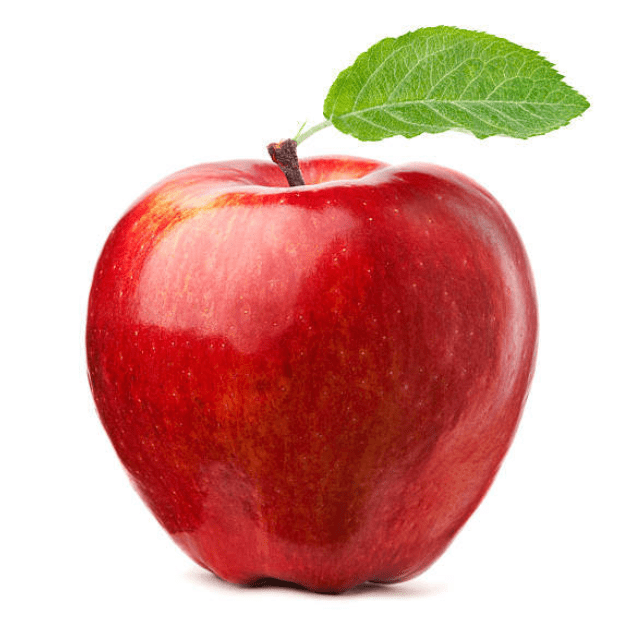
#> input picture images/1.png, 641 x 618 px
$ python CW-lessone2.py
#> lines starting #> are read from the running program, lines starting #| are printed output that depends on the picture; after the words box and inside, x2 and y2 are one past the last pixel; in counts of white or black regions, pixels touching at a corner belong together
import cv2
import numpy as np

image = cv2.imread('images/1.png')
#> image is the input picture: shape (618, 641, 3); mean B, G, R 159.9, 167.5, 218.1
print(image.shape)
#| (618, 641, 3)
# image = cv2.resize(image, (800, 500))
# image = cv2.resize(image, ( image.shape[1] // 2, image.shape[0] // 2))
image = cv2.cvtColor(image, cv2.COLOR_BGR2GRAY)
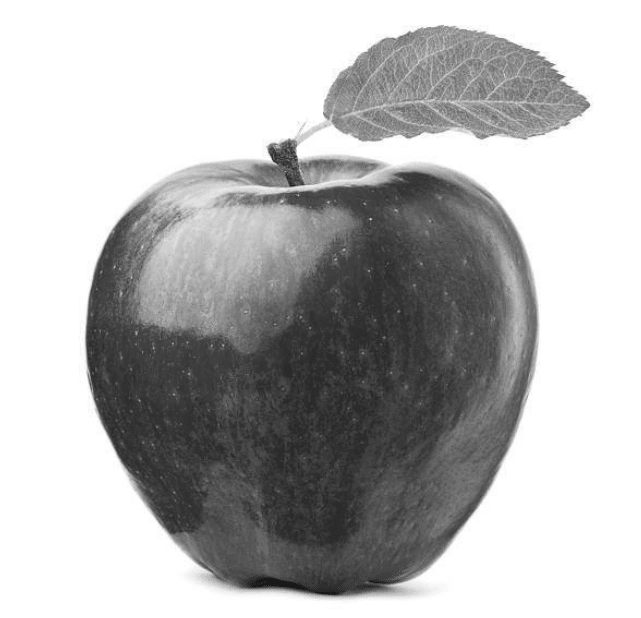
#> image: shape (618, 641); min 25, max 255, mean 181.8
print(image.shape)
#| (618, 641)
image = cv2.Canny(image, 100, 100)
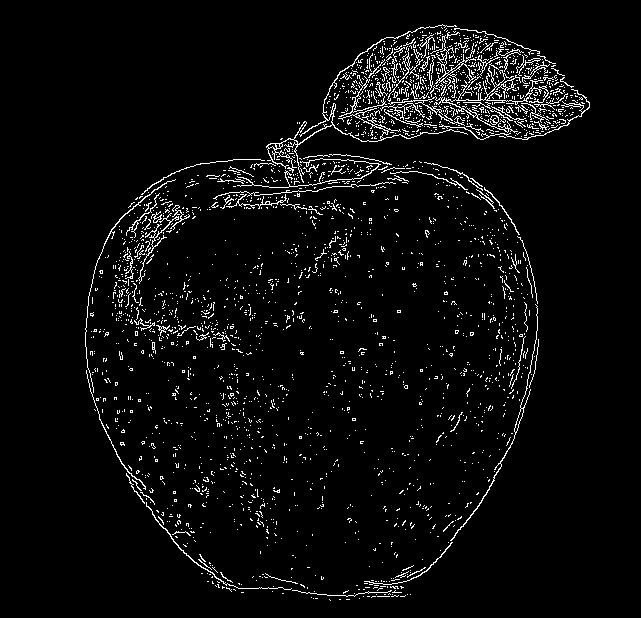
#> image: shape (618, 641); 4.2% white in thin lines or dots, all inside (x1, y1, x2, y2) = (85, 24, 590, 601)


carnal = np.ones((5,5) , np.uint8)
# image = cv2.dilate(image , carnal , iteration=1) - розширення світлх зон
image = cv2.erode(image, carnal, iterations=1)
#> image: shape (618, 641); every value is 0
cv2.imwrite('1.jpg', image)

cv2.imshow('apple' , image)
cv2.waitKey(0)
cv2.destroyAllWindows()

$ run again, with images/2.jpg saved as images/1.png
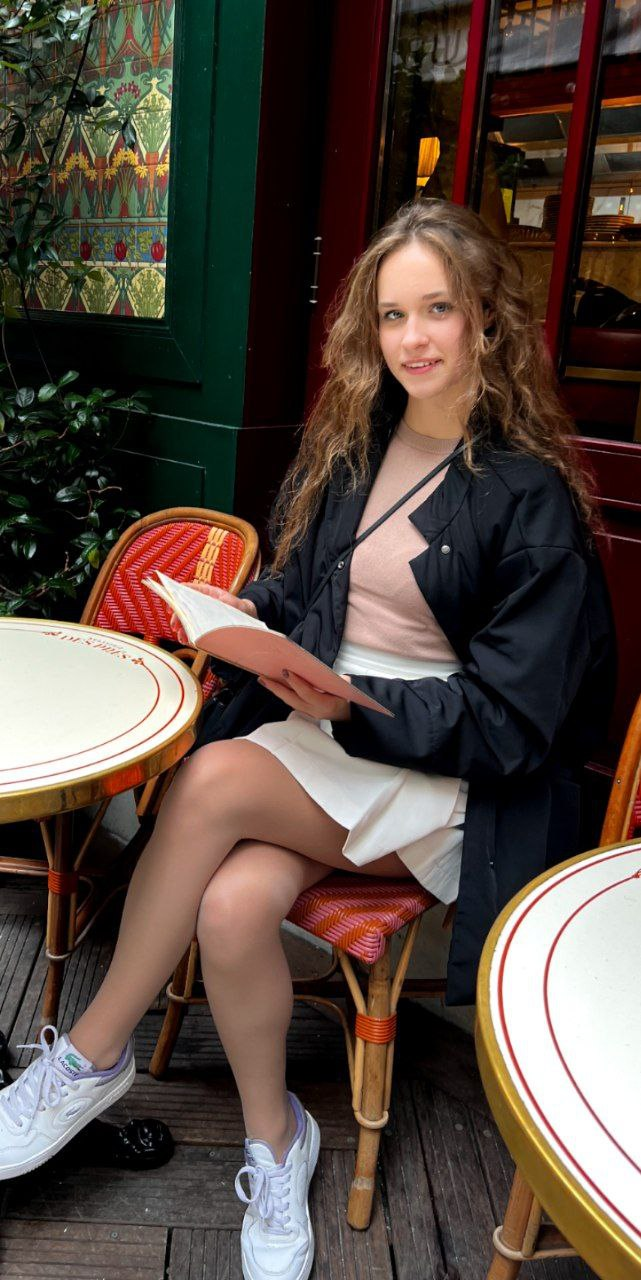
#> input picture images/2.jpg, 641 x 1280 px
#> image is the input picture: shape (1280, 641, 3); mean B, G, R 63.4, 71.7, 85.4
#| (1280, 641, 3)
#> `image = cv2.cvtColor(image, cv2.COLOR_BGR2GRAY)`:
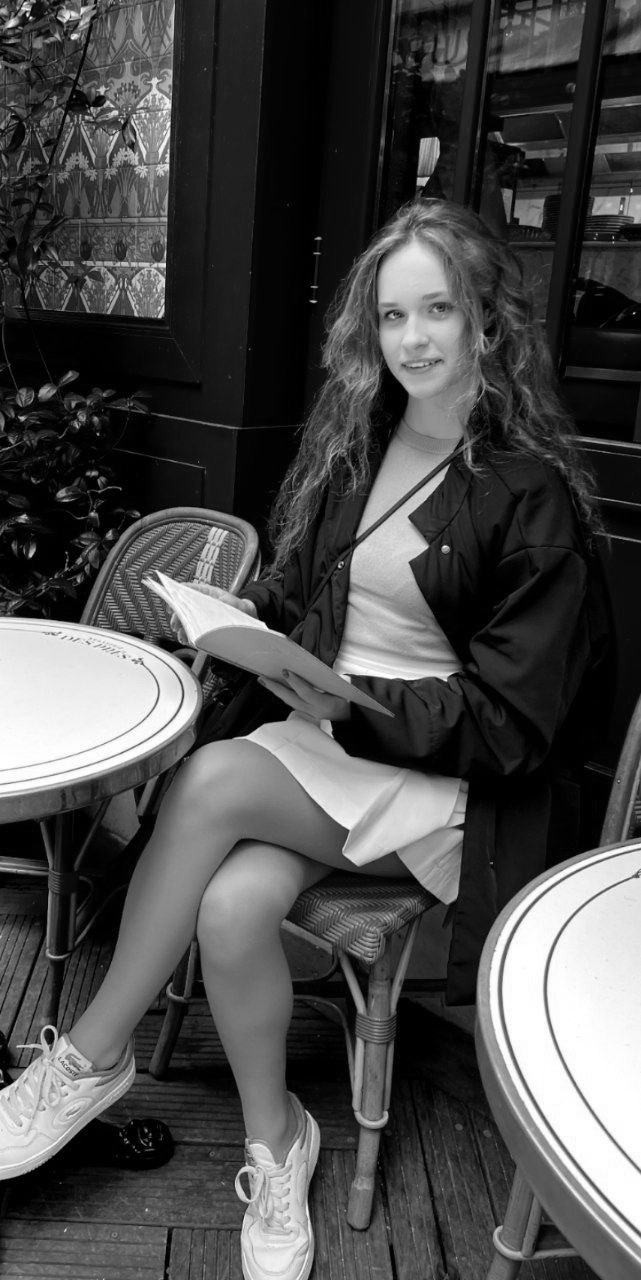
#> image: shape (1280, 641); min 0, max 255, mean 74.9
#| (1280, 641)
#> `image = cv2.Canny(image, 100, 100)`:
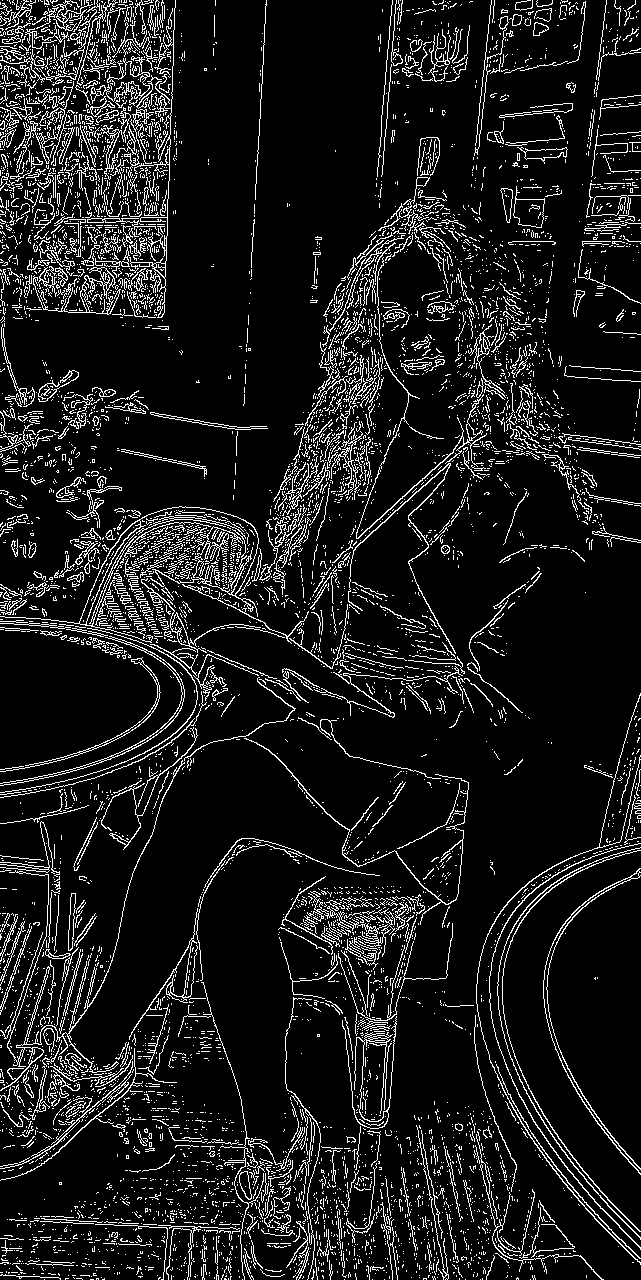
#> image: shape (1280, 641); 10.2% white in thin lines or dots
